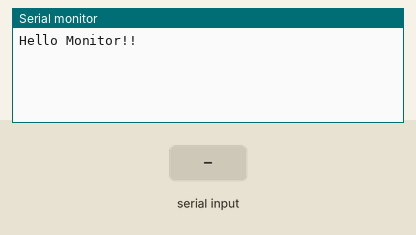
This sketch was run on a simulated Arduino Uno, built with avr-gcc and run on an emulated ATmega328P. On the bench: the last lines printed to the serial monitor. Inputs (shaded band) come from the test bench.

Above: at 1.2 s.
1.3 s: "1" received over the second serial link
At 1.7 s:
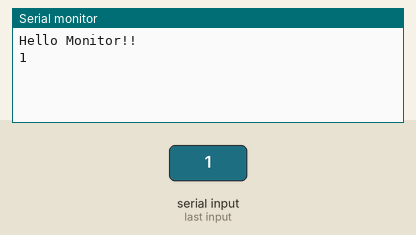
2.8 s: "0" received over the second serial link
At 4.1 s:
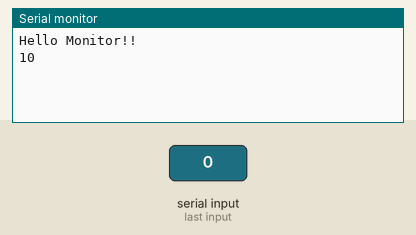

The sketch:

Bluetooth.ino
```cpp
#include <SoftwareSerial.h>
int tx = 7;
int rx = 6;
SoftwareSerial btSerial(tx,rx);
String serialString;
void setup() {
  // put your setup code here, to run once:
  Serial.begin(9600);
  Serial.println("Hello Monitor!!");
  btSerial.begin(9600);
  btSerial.println("Hello HC-06");
}

void loop() {
  if(btSerial.available()){
    Serial.write(btSerial.read());
  }
  if(Serial.available()){
    //char ch =(char)Serial.read();
    btSerial.write(Serial.read());
    //Serial.write(ch);
  }
}
```

Measured:
- after the input at 1.3 s, the serial monitor: prints a new line at once (image 1)
- after the input at 2.8 s, the serial monitor: prints a new line at once (image 2)
